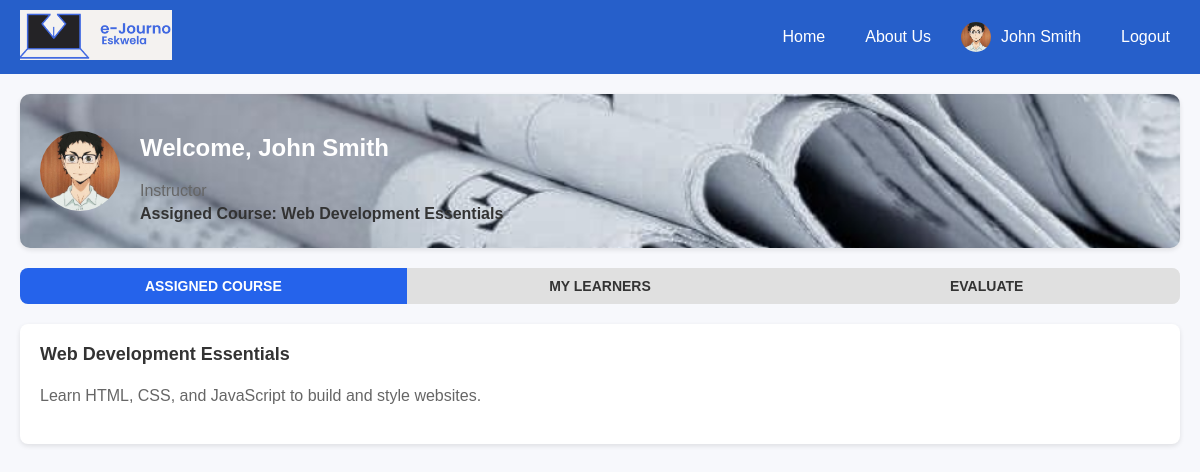
The page /instructor.php (signed in) on the database its author committed.
### tables this page shows
CREATE TABLE `courses` (
  `id` int(11) NOT NULL,
  `course_name` varchar(255) NOT NULL,
  `course_description` text DEFAULT NULL,
  `course_image` varchar(255) DEFAULT NULL,
  `instructor_id` int(11) DEFAULT NULL,
  `instructor_name` varchar(255) DEFAULT NULL,
  `overview` text DEFAULT NULL
);

### instructor.php (the view, shortened to what this page needs)
<?php
require 'db_connection.php';
$instructor_id = $_SESSION['instructor_id'];
$courses = $pdo->prepare("SELECT * FROM courses WHERE instructor_id = ?");
$courses->execute([$instructor_id]);
$courses = $courses->fetchAll(PDO::FETCH_ASSOC);
?>
<!DOCTYPE html>
<html lang="en">
<head>
</head>
<body>
<header>
    <div class="header-container">
        <div class="logo">
            <img src="./images/logo.png" alt="Logo">
        </div>
        <nav>
            <ul>
                <li><a href="#">Home</a></li>
                <li><a href="#">About Us</a></li>
                <li class="profile">
                    <img src="./images/instructor.png" alt="Profile">
                    <span><?php echo htmlspecialchars($_SESSION['instructor_name']); ?></span>
                </li>
                <li><a href="index.php">Logout</a></li>
            </ul>
        </nav>
    </div>
</header>
    <main>
    <section class="profile-section">
        <img src="./images/instructor.png" alt="Ittetsu Takeda" class="profile-img">
        <div class="profile-info">
            <h2>Welcome, <?php echo htmlspecialchars($_SESSION['instructor_name']); ?></h2>
            <p>Instructor</p>
            <?php if (count($courses) > 0): ?>
                <p class="assigned-course">Assigned Course: <?php echo htmlspecialchars($courses[0]['course_name']); ?></p>
            <?php else: ?>
                <p class="assigned-course">Assigned Course: None</p>
            <?php endif; ?>
        </div>
    </section>
    <section class="tabs">
        <button class="active" onclick="showTabContent('assigned-course', event)">ASSIGNED COURSE</button>
        <button onclick="showTabContent('my-learners', event)">MY LEARNERS</button>
        <button onclick="showTabContent('evaluate', event)">EVALUATE</button>
    </section>
    <div id="assigned-course" class="tab-content">
        <?php if (count($courses) > 0): ?>
            <?php foreach ($courses as $course): ?>
                <div class="course">
                    <h3><?php echo htmlspecialchars($course['course_name']); ?></h3>
                    <p><?php echo htmlspecialchars($course['course_description']); ?></p>
                </div>
            <?php endforeach; ?>
        <?php else: ?>
            <p>No courses available.</p>
        <?php endif; ?>
    </div>
</body>
</html>

### instructor.php (style rules this page uses)
body { font-family: 'Arial', sans-serif; margin: 0; padding: 0; background-color: #f7f8fc; }
.header-container { display: flex; justify-content: space-between; align-items: center; padding: 10px 20px; background-color: #265fca; }
.logo img { height: 50px; }
nav ul { list-style: none; display: flex; margin: 0; padding: 0; }
nav ul li { margin-left: 20px; display: flex; align-items: center; }
nav ul li a { text-decoration: none; color: white; font-size: 1rem; padding: 5px 10px; transition: background-color 0.3s ease; }
.profile { display: flex; align-items: center; margin-left: 20px; }
.profile img { width: 30px; height: 30px; border-radius: 50%; margin-right: 10px; }
.profile span { color: white; font-size: 1rem; }
nav ul li:last-child { margin-left: 30px; }
.profile-section { display: flex; align-items: center; background-color: #ffffff; padding: 20px; margin: 20px; border-radius: 10px; box-shadow: 0 2px 5px rgba(0, 0, 0, 0.1); background-image: url('./images/background.jpg'); background-size: cover; background-position: center; color: #fff; }
.profile-img { width: 80px; height: 80px; border-radius: 50%; margin-right: 20px; }
.profile-info p { margin: 5px 0; color: #666; }
.profile-info .assigned-course { color: #333; font-weight: bold; }
.tabs { display: flex; background-color: #f1f1f1; margin: 20px; border-radius: 8px; overflow: hidden; }
.tabs button { flex: 1; padding: 10px; border: none; background-color: #e0e0e0; cursor: pointer; transition: background-color 0.3s ease; font-size: 14px; font-weight: bold; color: #333; }
.tabs button.active { background-color: #2563eb; color: #fff; }
.tab-content { background-color: #ffffff; padding: 20px; margin: 20px; border-radius: 8px; box-shadow: 0 2px 5px rgba(0, 0, 0, 0.1); }
.tab-content h3 { margin-top: 0; font-size: 18px; color: #333; }
.tab-content p { color: #666; line-height: 1.6; }
.profile-section { display: flex; align-items: center; background-color: #ffffff; padding: 20px; margin: 20px; border-radius: 10px; box-shadow: 0 2px 5px rgba(0, 0, 0, 0.1); background-image: url('./images/newswriting.png'); background-size: cover; background-position: center; color: #fff; }

### rows shown on the page
courses: course_name "Web Development Essentials", course_description "Learn HTML, CSS, and JavaScript to build and style websites."

### other values the page prints
$_SESSION['instructor_name'] "John Smith"
